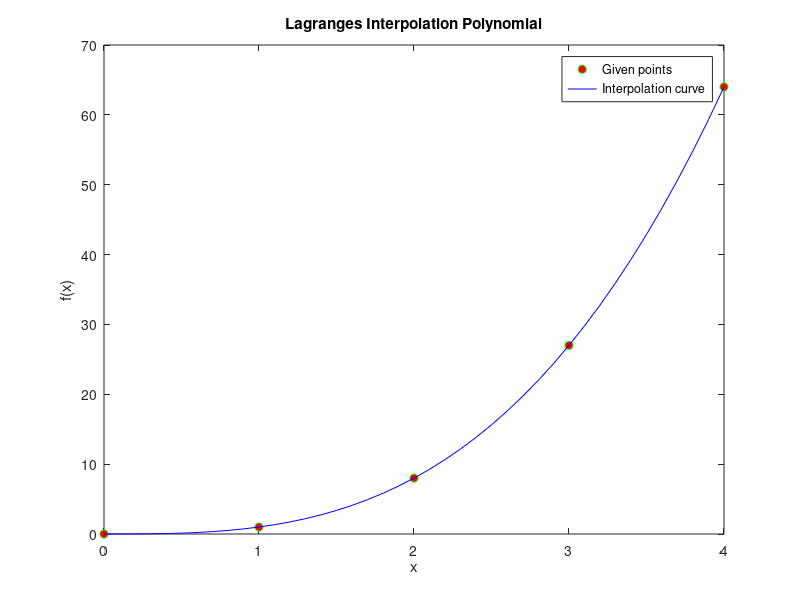

Here is the MATLAB script that generated this plot:
x = [0 1 2 3 4];
y = [0 1 8 27 64];
n = length(x) - 1; % Order

fprintf('f%d(x) = ',n);
for i = 1:n+1
    if i==1 fprintf('L0f(x0)');
    else fprintf(' + L%df(x%d)',i-1,i-1);
    end
end

fprintf('\nf%d(x) = ',n);
for i = 1:n+1
    if y(i)>=0 sign = '+';
    else sign = '-'; end
    if i==1 fprintf('%d*L0',y(i));
    else fprintf(' %s %d*L%d',sign,y(i),i-1);
    end
end

for i=1:n+1
    fprintf('\n\nL%d = \n',i-1);
    d(i) = 1;
    for j = 1:n+1
        if x(j)>=0 sign = '-';
        else sign = '+'; end
        if j ~= i
            fprintf('(x %s %d)',sign,x(j));
        end
    end
    fprintf('\n-------------------------------\n');
    for j = 1:n+1
        if j ~= i
            fprintf('(%d %s %d)',x(i),sign,x(j));
            d(i) = d(i)*(x(i) - x(j));
            
        end
    end
    fprintf('\t\t = %d\t[value of denominator]',d(i));
end
fprintf('\n\nNow its your time\n');

xi = min(x):0.1:max(x);

for k = 1:length(xi)
    sum = 0;
    for i = 1:n+1
        L = 1;
        for j=1:n+1
            if j ~= i
                L = L*(xi(k) - x(j))/(x(i) - x(j));
            end
        end
        sum = sum + L*y(i);
    end
    yi(k) = sum;
end
plot(x,y,'ro','MarkerFaceColor','r','MarkerEdgeColor','g');
hold on;
plot(xi,yi,'b');
title('Lagranges Interpolation Polynomial');
xlabel('x');
ylabel('f(x)');
legend('Given points','Interpolation curve');